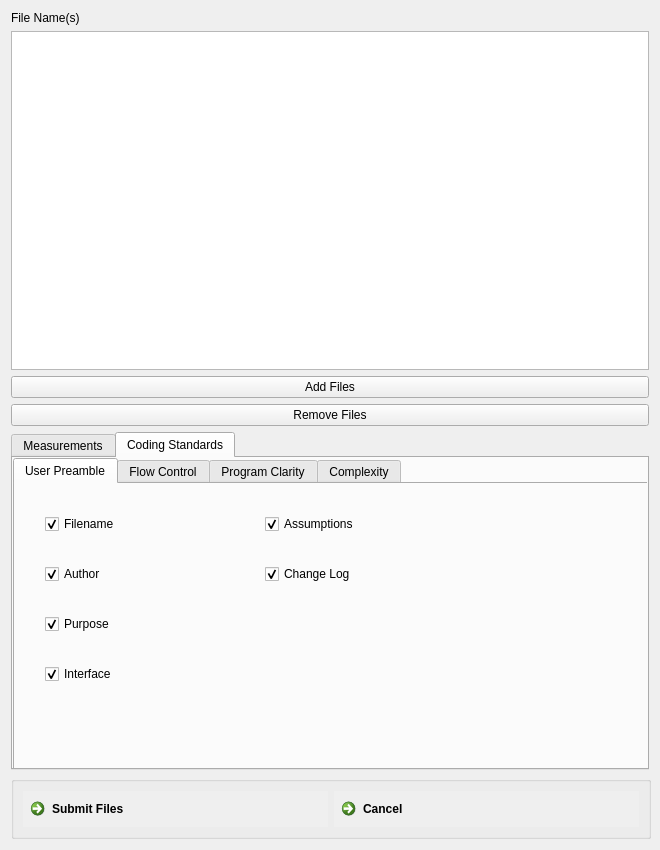
<?xml version="1.0" encoding="UTF-8"?>
<ui version="4.0">
 <class>FileSubForm</class>
 <widget class="QWidget" name="FileSubForm">
  <property name="windowModality">
   <enum>Qt::NonModal</enum>
  </property>
  <property name="geometry">
   <rect>
    <x>0</x>
    <y>0</y>
    <width>660</width>
    <height>850</height>
   </rect>
  </property>
  <property name="sizePolicy">
   <sizepolicy hsizetype="Expanding" vsizetype="Fixed">
    <horstretch>0</horstretch>
    <verstretch>0</verstretch>
   </sizepolicy>
  </property>
  <property name="maximumSize">
   <size>
    <width>1000</width>
    <height>850</height>
   </size>
  </property>
  <property name="windowTitle">
   <string>Submit your .java file(s)</string>
  </property>
  <property name="toolTip">
   <string>Please enter open your files</string>
  </property>
  <property name="layoutDirection">
   <enum>Qt::LeftToRight</enum>
  </property>
  <property name="windowFilePath">
   <string extracomment="HEY"/>
  </property>
  <layout class="QVBoxLayout" name="verticalLayout">
   <property name="sizeConstraint">
    <enum>QLayout::SetNoConstraint</enum>
   </property>
   <item>
    <widget class="QLabel" name="label_6">
     <property name="text">
      <string>File Name(s)</string>
     </property>
    </widget>
   </item>
   <item>
    <widget class="QListWidget" name="filePathList">
     <property name="sizePolicy">
      <sizepolicy hsizetype="Expanding" vsizetype="Expanding">
       <horstretch>0</horstretch>
       <verstretch>0</verstretch>
      </sizepolicy>
     </property>
     <property name="layoutDirection">
      <enum>Qt::LeftToRight</enum>
     </property>
     <property name="resizeMode">
      <enum>QListView::Adjust</enum>
     </property>
    </widget>
   </item>
   <item>
    <widget class="QPushButton" name="addBtn">
     <property name="enabled">
      <bool>true</bool>
     </property>
     <property name="sizePolicy">
      <sizepolicy hsizetype="Minimum" vsizetype="Fixed">
       <horstretch>0</horstretch>
       <verstretch>0</verstretch>
      </sizepolicy>
     </property>
     <property name="minimumSize">
      <size>
       <width>84</width>
       <height>0</height>
      </size>
     </property>
     <property name="autoFillBackground">
      <bool>false</bool>
     </property>
     <property name="text">
      <string>Add Files</string>
     </property>
    </widget>
   </item>
   <item>
    <widget class="QPushButton" name="removeButton">
     <property name="sizePolicy">
      <sizepolicy hsizetype="Preferred" vsizetype="Fixed">
       <horstretch>0</horstretch>
       <verstretch>0</verstretch>
      </sizepolicy>
     </property>
     <property name="text">
      <string>Remove Files</string>
     </property>
    </widget>
   </item>
   <item>
    <widget class="QTabWidget" name="MeasurementTabs">
     <property name="currentIndex">
      <number>1</number>
     </property>
     <widget class="QWidget" name="MeasurementTab">
      <attribute name="title">
       <string>Measurements</string>
      </attribute>
      <widget class="QTabWidget" name="InnerTab">
       <property name="geometry">
        <rect>
         <x>0</x>
         <y>0</y>
         <width>1631</width>
         <height>431</height>
        </rect>
       </property>
       <property name="toolTip">
        <string/>
       </property>
       <property name="currentIndex">
        <number>3</number>
       </property>
       <widget class="QWidget" name="SizeTab">
        <attribute name="title">
         <string>Code Size</string>
        </attribute>
        <widget class="QCheckBox" name="SLOCwCBox">
         <property name="geometry">
          <rect>
           <x>30</x>
           <y>20</y>
           <width>265</width>
           <height>40</height>
          </rect>
         </property>
         <property name="acceptDrops">
          <bool>false</bool>
         </property>
         <property name="toolTip">
          <string>Count the number of lines of code including comments.</string>
         </property>
         <property name="autoFillBackground">
          <bool>false</bool>
         </property>
         <property name="text">
          <string>Source Lines of Code with Comments</string>
         </property>
         <property name="checked">
          <bool>true</bool>
         </property>
        </widget>
        <widget class="QCheckBox" name="SLOCwoCBox">
         <property name="geometry">
          <rect>
           <x>30</x>
           <y>70</y>
           <width>265</width>
           <height>40</height>
          </rect>
         </property>
         <property name="toolTip">
          <string>Count the number of lines of code not including comments</string>
         </property>
         <property name="text">
          <string>Source Lines of Code without Comments</string>
         </property>
         <property name="checked">
          <bool>true</bool>
         </property>
        </widget>
        <widget class="QCheckBox" name="FunctionCallBox">
         <property name="geometry">
          <rect>
           <x>400</x>
           <y>70</y>
           <width>265</width>
           <height>40</height>
          </rect>
         </property>
         <property name="toolTip">
          <string>Count the number of function calls.</string>
         </property>
         <property name="text">
          <string>Number of Function Calls</string>
         </property>
         <property name="checked">
          <bool>true</bool>
         </property>
        </widget>
        <widget class="QCheckBox" name="SemicolonBox">
         <property name="geometry">
          <rect>
           <x>400</x>
           <y>20</y>
           <width>265</width>
           <height>40</height>
          </rect>
         </property>
         <property name="toolTip">
          <string>Count the number of semicolons.</string>
         </property>
         <property name="text">
          <string>Number of Semicolons</string>
         </property>
         <property name="checked">
          <bool>true</bool>
         </property>
        </widget>
        <widget class="QCheckBox" name="CommentLinesBox">
         <property name="geometry">
          <rect>
           <x>30</x>
           <y>170</y>
           <width>265</width>
           <height>40</height>
          </rect>
         </property>
         <property name="toolTip">
          <string>Count the number of lines in the code that are only comments.</string>
         </property>
         <property name="text">
          <string>Full Comment Lines</string>
         </property>
         <property name="checked">
          <bool>true</bool>
         </property>
        </widget>
        <widget class="QCheckBox" name="BlankLineBox">
         <property name="geometry">
          <rect>
           <x>30</x>
           <y>120</y>
           <width>265</width>
           <height>40</height>
          </rect>
         </property>
         <property name="toolTip">
          <string>Count the number of blank lines.</string>
         </property>
         <property name="text">
          <string>Blank Lines</string>
         </property>
         <property name="checked">
          <bool>true</bool>
         </property>
        </widget>
       </widget>
       <widget class="QWidget" name="ComplexityTab">
        <attribute name="title">
         <string>Code Complexity</string>
        </attribute>
        <widget class="QCheckBox" name="PassedParamBox">
         <property name="geometry">
          <rect>
           <x>30</x>
           <y>20</y>
           <width>265</width>
           <height>40</height>
          </rect>
         </property>
         <property name="toolTip">
          <string>Count the number of parameters that are passed.</string>
         </property>
         <property name="text">
          <string>Number of Passed Parameters</string>
         </property>
         <property name="checked">
          <bool>true</bool>
         </property>
        </widget>
        <widget class="QCheckBox" name="SwitchComplexityBox">
         <property name="geometry">
          <rect>
           <x>400</x>
           <y>20</y>
           <width>265</width>
           <height>40</height>
          </rect>
         </property>
         <property name="toolTip">
          <string>Determine switch complexity</string>
         </property>
         <property name="text">
          <string>Switch Complexity</string>
         </property>
         <property name="checked">
          <bool>true</bool>
         </property>
        </widget>
        <widget class="QCheckBox" name="ESLOCatMaxNestBox">
         <property name="geometry">
          <rect>
           <x>400</x>
           <y>70</y>
           <width>265</width>
           <height>40</height>
          </rect>
         </property>
         <property name="toolTip">
          <string>Count the executable source lines of code at the maximum nesting level</string>
         </property>
         <property name="text">
          <string>ESLOC at Max Nesting Level</string>
         </property>
         <property name="checked">
          <bool>true</bool>
         </property>
        </widget>
        <widget class="QCheckBox" name="MaxNestingBox">
         <property name="geometry">
          <rect>
           <x>30</x>
           <y>170</y>
           <width>265</width>
           <height>40</height>
          </rect>
         </property>
         <property name="toolTip">
          <string>Determine the maximum nesting level within the source code</string>
         </property>
         <property name="text">
          <string>Maximum Nesting Level</string>
         </property>
         <property name="checked">
          <bool>true</bool>
         </property>
        </widget>
        <widget class="QCheckBox" name="HalsteadCompBox">
         <property name="geometry">
          <rect>
           <x>30</x>
           <y>120</y>
           <width>265</width>
           <height>40</height>
          </rect>
         </property>
         <property name="toolTip">
          <string>Calculate Halstead's Software Science Primitives</string>
         </property>
         <property name="text">
          <string>Halstead's Software Science Primitives</string>
         </property>
         <property name="checked">
          <bool>true</bool>
         </property>
        </widget>
        <widget class="QCheckBox" name="McCabeCompBox">
         <property name="geometry">
          <rect>
           <x>30</x>
           <y>70</y>
           <width>265</width>
           <height>40</height>
          </rect>
         </property>
         <property name="toolTip">
          <string>Calculate McCab's Cyclomatic Complexity</string>
         </property>
         <property name="text">
          <string>McCabe's Cyclomatic Complexity</string>
         </property>
         <property name="checked">
          <bool>true</bool>
         </property>
        </widget>
       </widget>
       <widget class="QWidget" name="LoopTab">
        <attribute name="title">
         <string>Loop Types</string>
        </attribute>
        <widget class="QCheckBox" name="ForLoopBox">
         <property name="geometry">
          <rect>
           <x>30</x>
           <y>20</y>
           <width>265</width>
           <height>40</height>
          </rect>
         </property>
         <property name="toolTip">
          <string>Count the number of for loops</string>
         </property>
         <property name="text">
          <string>Number of For Loops</string>
         </property>
         <property name="checked">
          <bool>true</bool>
         </property>
        </widget>
        <widget class="QCheckBox" name="WhileLoopBox">
         <property name="geometry">
          <rect>
           <x>30</x>
           <y>70</y>
           <width>265</width>
           <height>40</height>
          </rect>
         </property>
         <property name="toolTip">
          <string>count the number of while loops</string>
         </property>
         <property name="text">
          <string>Number of While Loops</string>
         </property>
         <property name="checked">
          <bool>true</bool>
         </property>
        </widget>
        <widget class="QCheckBox" name="DoWhileLoopBox">
         <property name="geometry">
          <rect>
           <x>30</x>
           <y>120</y>
           <width>265</width>
           <height>40</height>
          </rect>
         </property>
         <property name="toolTip">
          <string>count the number of repeat loops</string>
         </property>
         <property name="text">
          <string>Number of Do-While Loops</string>
         </property>
         <property name="checked">
          <bool>true</bool>
         </property>
        </widget>
       </widget>
       <widget class="QWidget" name="VariableTab">
        <attribute name="title">
         <string>Variables</string>
        </attribute>
        <widget class="QCheckBox" name="TotalVarBox">
         <property name="geometry">
          <rect>
           <x>30</x>
           <y>20</y>
           <width>265</width>
           <height>40</height>
          </rect>
         </property>
         <property name="toolTip">
          <string>Count the total number of variables in the code</string>
         </property>
         <property name="text">
          <string>Total Number of Variables</string>
         </property>
         <property name="checked">
          <bool>true</bool>
         </property>
        </widget>
        <widget class="QCheckBox" name="IntegerBox">
         <property name="geometry">
          <rect>
           <x>30</x>
           <y>70</y>
           <width>265</width>
           <height>40</height>
          </rect>
         </property>
         <property name="toolTip">
          <string>Count the total number of integer variables in the code</string>
         </property>
         <property name="text">
          <string>Integer</string>
         </property>
         <property name="checked">
          <bool>true</bool>
         </property>
        </widget>
        <widget class="QCheckBox" name="FloatBox">
         <property name="geometry">
          <rect>
           <x>30</x>
           <y>120</y>
           <width>265</width>
           <height>40</height>
          </rect>
         </property>
         <property name="toolTip">
          <string>Count the total number of float variables in the code</string>
         </property>
         <property name="text">
          <string>Float</string>
         </property>
         <property name="checked">
          <bool>true</bool>
         </property>
        </widget>
        <widget class="QCheckBox" name="CharacterBox">
         <property name="geometry">
          <rect>
           <x>30</x>
           <y>170</y>
           <width>265</width>
           <height>40</height>
          </rect>
         </property>
         <property name="toolTip">
          <string>Count the total number of character variables in the code</string>
         </property>
         <property name="text">
          <string>Character</string>
         </property>
         <property name="checked">
          <bool>true</bool>
         </property>
        </widget>
        <widget class="QCheckBox" name="StringBox">
         <property name="geometry">
          <rect>
           <x>30</x>
           <y>220</y>
           <width>265</width>
           <height>40</height>
          </rect>
         </property>
         <property name="toolTip">
          <string>Count the total number of string variables in the code</string>
         </property>
         <property name="text">
          <string>String</string>
         </property>
         <property name="checked">
          <bool>true</bool>
         </property>
        </widget>
        <widget class="QCheckBox" name="UserDefBox">
         <property name="geometry">
          <rect>
           <x>400</x>
           <y>20</y>
           <width>265</width>
           <height>40</height>
          </rect>
         </property>
         <property name="toolTip">
          <string>Count the total number of user defined variables in the code</string>
         </property>
         <property name="text">
          <string>User Defined Variable</string>
         </property>
         <property name="checked">
          <bool>true</bool>
         </property>
        </widget>
        <widget class="QCheckBox" name="StructBox">
         <property name="geometry">
          <rect>
           <x>400</x>
           <y>70</y>
           <width>265</width>
           <height>40</height>
          </rect>
         </property>
         <property name="toolTip">
          <string>Count the number of structures in the code</string>
         </property>
         <property name="text">
          <string>Structure</string>
         </property>
         <property name="checked">
          <bool>true</bool>
         </property>
        </widget>
        <widget class="QCheckBox" name="checkBox_23">
         <property name="geometry">
          <rect>
           <x>30</x>
           <y>355</y>
           <width>265</width>
           <height>40</height>
          </rect>
         </property>
         <property name="toolTip">
          <string>Count the number of arrays in the code</string>
         </property>
         <property name="text">
          <string>Array</string>
         </property>
        </widget>
       </widget>
       <widget class="QWidget" name="NameLengthTab">
        <attribute name="title">
         <string>Name Length</string>
        </attribute>
        <widget class="QCheckBox" name="LessThan3Box">
         <property name="geometry">
          <rect>
           <x>30</x>
           <y>20</y>
           <width>265</width>
           <height>40</height>
          </rect>
         </property>
         <property name="toolTip">
          <string>Count the number of variables with names that are less than 3 characters</string>
         </property>
         <property name="text">
          <string>Names Less Than 3 Characters</string>
         </property>
         <property name="checked">
          <bool>true</bool>
         </property>
        </widget>
        <widget class="QCheckBox" name="MoreThan3LessThan10Box">
         <property name="geometry">
          <rect>
           <x>30</x>
           <y>70</y>
           <width>281</width>
           <height>40</height>
          </rect>
         </property>
         <property name="toolTip">
          <string>Count the number of variables with names more than 3 characters but less than 10 characters</string>
         </property>
         <property name="text">
          <string>Names More Than 3 but Less Than 10 Characters</string>
         </property>
         <property name="checked">
          <bool>true</bool>
         </property>
        </widget>
        <widget class="QCheckBox" name="MoreThan10LessThan20Box">
         <property name="geometry">
          <rect>
           <x>30</x>
           <y>120</y>
           <width>281</width>
           <height>40</height>
          </rect>
         </property>
         <property name="toolTip">
          <string>Count the number of variables with names more than 10 characters but less than 20 characters</string>
         </property>
         <property name="text">
          <string>Names 10 or More but Less than 20 Characters</string>
         </property>
         <property name="checked">
          <bool>true</bool>
         </property>
        </widget>
        <widget class="QCheckBox" name="MoreThan20Box">
         <property name="geometry">
          <rect>
           <x>30</x>
           <y>170</y>
           <width>265</width>
           <height>40</height>
          </rect>
         </property>
         <property name="toolTip">
          <string>Count the number of variables with names mor than 20 characters</string>
         </property>
         <property name="text">
          <string>Names 20 or More Characters</string>
         </property>
         <property name="checked">
          <bool>true</bool>
         </property>
        </widget>
       </widget>
      </widget>
     </widget>
     <widget class="QWidget" name="StandardTab">
      <attribute name="title">
       <string>Coding Standards</string>
      </attribute>
      <widget class="QTabWidget" name="StandardTabs">
       <property name="geometry">
        <rect>
         <x>0</x>
         <y>0</y>
         <width>981</width>
         <height>391</height>
        </rect>
       </property>
       <property name="currentIndex">
        <number>0</number>
       </property>
       <widget class="QWidget" name="PreambleTab">
        <attribute name="title">
         <string>User Preamble</string>
        </attribute>
        <widget class="QCheckBox" name="FileNameBox">
         <property name="geometry">
          <rect>
           <x>30</x>
           <y>20</y>
           <width>265</width>
           <height>40</height>
          </rect>
         </property>
         <property name="toolTip">
          <string>Check for the presence of filename in the user preamble</string>
         </property>
         <property name="text">
          <string>Filename</string>
         </property>
         <property name="checked">
          <bool>true</bool>
         </property>
        </widget>
        <widget class="QCheckBox" name="AuthorBox">
         <property name="geometry">
          <rect>
           <x>30</x>
           <y>70</y>
           <width>265</width>
           <height>40</height>
          </rect>
         </property>
         <property name="toolTip">
          <string>Check for the presence of author in the user preamble</string>
         </property>
         <property name="text">
          <string>Author</string>
         </property>
         <property name="checked">
          <bool>true</bool>
         </property>
        </widget>
        <widget class="QCheckBox" name="PurposeBox">
         <property name="geometry">
          <rect>
           <x>30</x>
           <y>120</y>
           <width>265</width>
           <height>40</height>
          </rect>
         </property>
         <property name="toolTip">
          <string>Check for the presence of purpose in the user preamble</string>
         </property>
         <property name="text">
          <string>Purpose</string>
         </property>
         <property name="checked">
          <bool>true</bool>
         </property>
        </widget>
        <widget class="QCheckBox" name="InterfaceBox">
         <property name="geometry">
          <rect>
           <x>30</x>
           <y>170</y>
           <width>265</width>
           <height>40</height>
          </rect>
         </property>
         <property name="toolTip">
          <string>Check for the presence of interface in the user preamble</string>
         </property>
         <property name="text">
          <string>Interface</string>
         </property>
         <property name="checked">
          <bool>true</bool>
         </property>
        </widget>
        <widget class="QCheckBox" name="ChangeLogBox">
         <property name="geometry">
          <rect>
           <x>250</x>
           <y>70</y>
           <width>265</width>
           <height>40</height>
          </rect>
         </property>
         <property name="toolTip">
          <string>Check for the presence of a change log in the user preamble</string>
         </property>
         <property name="text">
          <string>Change Log</string>
         </property>
         <property name="checked">
          <bool>true</bool>
         </property>
        </widget>
        <widget class="QCheckBox" name="AssumptionsBox">
         <property name="geometry">
          <rect>
           <x>250</x>
           <y>20</y>
           <width>265</width>
           <height>40</height>
          </rect>
         </property>
         <property name="toolTip">
          <string>Check for the presence of assumptions in the user preamble</string>
         </property>
         <property name="text">
          <string>Assumptions</string>
         </property>
         <property name="checked">
          <bool>true</bool>
         </property>
        </widget>
       </widget>
       <widget class="QWidget" name="FlowControlTab">
        <attribute name="title">
         <string>Flow Control</string>
        </attribute>
        <widget class="QCheckBox" name="GotoBox">
         <property name="geometry">
          <rect>
           <x>30</x>
           <y>20</y>
           <width>265</width>
           <height>40</height>
          </rect>
         </property>
         <property name="toolTip">
          <string>Check for the presence of GoTo statements</string>
         </property>
         <property name="text">
          <string>Presence of GoTo's</string>
         </property>
         <property name="checked">
          <bool>true</bool>
         </property>
        </widget>
        <widget class="QCheckBox" name="SingleEntryBox">
         <property name="geometry">
          <rect>
           <x>30</x>
           <y>70</y>
           <width>265</width>
           <height>40</height>
          </rect>
         </property>
         <property name="toolTip">
          <string>Check that the code has only one entry point</string>
         </property>
         <property name="text">
          <string>Singular Entry Point</string>
         </property>
         <property name="checked">
          <bool>true</bool>
         </property>
        </widget>
        <widget class="QCheckBox" name="SingleExitBox">
         <property name="geometry">
          <rect>
           <x>30</x>
           <y>120</y>
           <width>265</width>
           <height>40</height>
          </rect>
         </property>
         <property name="toolTip">
          <string>Check that the code has only one exit point</string>
         </property>
         <property name="text">
          <string>Singular Exit Point</string>
         </property>
         <property name="checked">
          <bool>true</bool>
         </property>
        </widget>
        <widget class="QCheckBox" name="RecursionBox">
         <property name="geometry">
          <rect>
           <x>30</x>
           <y>170</y>
           <width>265</width>
           <height>40</height>
          </rect>
         </property>
         <property name="toolTip">
          <string>Check for the presence of recursion</string>
         </property>
         <property name="text">
          <string>Presence of Recursion</string>
         </property>
         <property name="checked">
          <bool>true</bool>
         </property>
        </widget>
       </widget>
       <widget class="QWidget" name="ClarityTab">
        <attribute name="title">
         <string>Program Clarity</string>
        </attribute>
        <widget class="QCheckBox" name="checkBox_38">
         <property name="geometry">
          <rect>
           <x>30</x>
           <y>20</y>
           <width>281</width>
           <height>40</height>
          </rect>
         </property>
         <property name="toolTip">
          <string>Check that all variables are longer than the number &quot;X&quot; entered</string>
         </property>
         <property name="text">
          <string>All Variable Names at Least X Characters Long</string>
         </property>
         <property name="checked">
          <bool>true</bool>
         </property>
        </widget>
        <widget class="QCheckBox" name="VariableNameLessThanXBox">
         <property name="geometry">
          <rect>
           <x>30</x>
           <y>70</y>
           <width>281</width>
           <height>40</height>
          </rect>
         </property>
         <property name="toolTip">
          <string>Check that all variables are not longer than the number &quot;X&quot; entered</string>
         </property>
         <property name="text">
          <string>All Variable Names Not Longer than X Characters</string>
         </property>
         <property name="checked">
          <bool>true</bool>
         </property>
        </widget>
        <widget class="QCheckBox" name="DefineParamBox">
         <property name="geometry">
          <rect>
           <x>30</x>
           <y>120</y>
           <width>265</width>
           <height>40</height>
          </rect>
         </property>
         <property name="toolTip">
          <string>Check that all #define parameters are in all capital letters</string>
         </property>
         <property name="text">
          <string>All #define Parameters in All Capitals</string>
         </property>
         <property name="checked">
          <bool>true</bool>
         </property>
        </widget>
        <widget class="QCheckBox" name="VariableAllCapsBox">
         <property name="geometry">
          <rect>
           <x>30</x>
           <y>170</y>
           <width>265</width>
           <height>40</height>
          </rect>
         </property>
         <property name="toolTip">
          <string>Check that no standard variables are in all capital letters</string>
         </property>
         <property name="text">
          <string>No Variable Names in All Capitals</string>
         </property>
         <property name="checked">
          <bool>true</bool>
         </property>
        </widget>
        <widget class="QLabel" name="label_3">
         <property name="geometry">
          <rect>
           <x>350</x>
           <y>32</y>
           <width>151</width>
           <height>16</height>
          </rect>
         </property>
         <property name="text">
          <string>Mininum Variable Length</string>
         </property>
        </widget>
        <widget class="QSpinBox" name="minVarLenBox">
         <property name="geometry">
          <rect>
           <x>500</x>
           <y>32</y>
           <width>37</width>
           <height>20</height>
          </rect>
         </property>
         <property name="minimum">
          <number>3</number>
         </property>
         <property name="maximum">
          <number>20</number>
         </property>
        </widget>
        <widget class="QLabel" name="label">
         <property name="geometry">
          <rect>
           <x>350</x>
           <y>83</y>
           <width>151</width>
           <height>16</height>
          </rect>
         </property>
         <property name="text">
          <string>Maximum Variable Length</string>
         </property>
        </widget>
        <widget class="QSpinBox" name="maxVarLenBox">
         <property name="geometry">
          <rect>
           <x>500</x>
           <y>82</y>
           <width>37</width>
           <height>20</height>
          </rect>
         </property>
         <property name="minimum">
          <number>5</number>
         </property>
         <property name="maximum">
          <number>20</number>
         </property>
        </widget>
       </widget>
       <widget class="QWidget" name="ComplexityStandardTab">
        <attribute name="title">
         <string>Complexity</string>
        </attribute>
        <widget class="QCheckBox" name="McCabesLessThanXBox">
         <property name="geometry">
          <rect>
           <x>30</x>
           <y>20</y>
           <width>300</width>
           <height>40</height>
          </rect>
         </property>
         <property name="toolTip">
          <string>Determine if the given source code's cyclomatic coplexity is less than the number &quot;X&quot; entered</string>
         </property>
         <property name="text">
          <string>McCabe's Cyclomatic Complexity Less Than X</string>
         </property>
         <property name="checked">
          <bool>true</bool>
         </property>
        </widget>
        <widget class="QCheckBox" name="MaxNestingLessThanXBox">
         <property name="geometry">
          <rect>
           <x>30</x>
           <y>70</y>
           <width>265</width>
           <height>40</height>
          </rect>
         </property>
         <property name="toolTip">
          <string>Determine if the source code's maximum nesting level is less than the number &quot;X&quot; entered</string>
         </property>
         <property name="text">
          <string>Maximum Nesting Level Less Than X</string>
         </property>
         <property name="checked">
          <bool>true</bool>
         </property>
        </widget>
        <widget class="QCheckBox" name="ESLOCLessThanXInFunctionBox">
         <property name="geometry">
          <rect>
           <x>30</x>
           <y>120</y>
           <width>265</width>
           <height>40</height>
          </rect>
         </property>
         <property name="toolTip">
          <string>Determine if the number of executable source lines of code within functions is less than the number &quot;X&quot; entered</string>
         </property>
         <property name="text">
          <string>ESLOC Less Than X Within Functions</string>
         </property>
         <property name="checked">
          <bool>true</bool>
         </property>
        </widget>
        <widget class="QCheckBox" name="LocalizationBox">
         <property name="geometry">
          <rect>
           <x>30</x>
           <y>170</y>
           <width>265</width>
           <height>40</height>
          </rect>
         </property>
         <property name="toolTip">
          <string>Check for localization of variables</string>
         </property>
         <property name="text">
          <string>Localization of Variables</string>
         </property>
         <property name="checked">
          <bool>true</bool>
         </property>
        </widget>
        <widget class="QLabel" name="label_4">
         <property name="geometry">
          <rect>
           <x>350</x>
           <y>32</y>
           <width>131</width>
           <height>16</height>
          </rect>
         </property>
         <property name="text">
          <string>McCabe's Complexity</string>
         </property>
        </widget>
        <widget class="QLabel" name="label_5">
         <property name="geometry">
          <rect>
           <x>350</x>
           <y>80</y>
           <width>131</width>
           <height>16</height>
          </rect>
         </property>
         <property name="text">
          <string>Nesting Level</string>
         </property>
        </widget>
        <widget class="QSpinBox" name="nestLevBox">
         <property name="geometry">
          <rect>
           <x>480</x>
           <y>80</y>
           <width>37</width>
           <height>20</height>
          </rect>
         </property>
         <property name="minimum">
          <number>1</number>
         </property>
         <property name="maximum">
          <number>25</number>
         </property>
         <property name="displayIntegerBase">
          <number>10</number>
         </property>
        </widget>
        <widget class="QSpinBox" name="mcAbeBox">
         <property name="geometry">
          <rect>
           <x>480</x>
           <y>32</y>
           <width>37</width>
           <height>20</height>
          </rect>
         </property>
         <property name="minimum">
          <number>1</number>
         </property>
         <property name="maximum">
          <number>40</number>
         </property>
        </widget>
       </widget>
      </widget>
     </widget>
    </widget>
   </item>
   <item>
    <widget class="QGroupBox" name="groupBox">
     <property name="minimumSize">
      <size>
       <width>640</width>
       <height>40</height>
      </size>
     </property>
     <property name="title">
      <string/>
     </property>
     <layout class="QHBoxLayout" name="horizontalLayout">
      <item>
       <widget class="QCommandLinkButton" name="SubmitFileLink">
        <property name="maximumSize">
         <size>
          <width>640</width>
          <height>16777215</height>
         </size>
        </property>
        <property name="autoFillBackground">
         <bool>true</bool>
        </property>
        <property name="text">
         <string>Submit Files</string>
        </property>
        <property name="iconSize">
         <size>
          <width>25</width>
          <height>25</height>
         </size>
        </property>
       </widget>
      </item>
      <item>
       <widget class="QCommandLinkButton" name="cancel">
        <property name="autoFillBackground">
         <bool>true</bool>
        </property>
        <property name="text">
         <string>Cancel</string>
        </property>
        <property name="icon">
         <iconset>
          <normaloff>GUI/icons/red_x.png</normaloff>GUI/icons/red_x.png</iconset>
        </property>
       </widget>
      </item>
     </layout>
    </widget>
   </item>
  </layout>
 </widget>
 <resources/>
 <connections/>
</ui>
